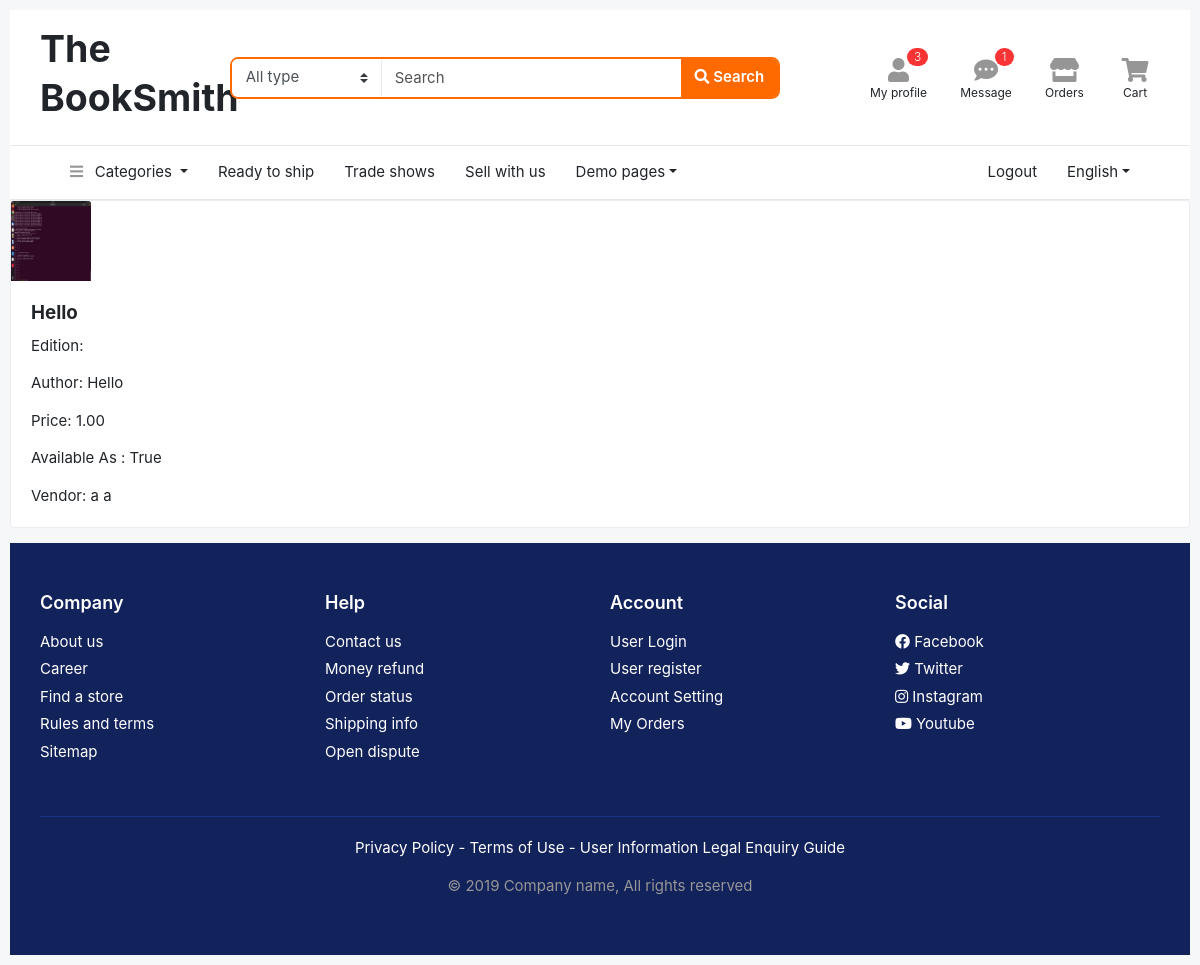
/Store/book/1, run on the app's committed database.
### Store/models.py (models this page shows, shortened)
class Book(models.Model):
	old_new = (
		(1, 'Yes'),
		(0, 'No'),
	)
	book_id = models.AutoField(primary_key=True)
	book_name = models.CharField(max_length=50)
	book_author = models.CharField(max_length=50)
	book_edition = models.DecimalField(max_digits=6, decimal_places=1)
	book_price = models.DecimalField(max_digits=6, decimal_places=2)
	book_quantity = models.IntegerField()
	date = models.DateTimeField(auto_now=True)
	is_new = models.BooleanField(choices=old_new)
	image_file = models.ImageField(upload_to=UPLOAD_TO)
	category = models.ForeignKey(Category, on_delete=models.CASCADE)
	vendor = models.ForeignKey(Vendor, on_delete=models.CASCADE)

class Vendor(models.Model):
	vendor_id = models.AutoField(primary_key=True)
	vendor_details = models.ForeignKey(User, on_delete=models.CASCADE)

class User(AbstractUser):
	vendor_choice = (
		(1 , 'Yes'),
		(0 , 'No'),
	)
	user_id = models.AutoField(primary_key=True)
	contact_number = models.IntegerField(validators=[validate_contact_number])
	address = models.TextField()
	is_vendor = models.BooleanField(choices=vendor_choice)
	REQUIRED_FIELDS = ['contact_number', 'address', 'is_vendor']

### Store/views.py (the view)
# urls.py: path('book/<int:book_id>', views.book_details, name='book-details'),
def book_details(request, book_id):
	book_id = int(book_id)
	book = Book.objects.filter(pk=book_id).first()
	if not book is None:
		context = {
			"book" : book,
		}
		return render(request, 'Store/book_details.html', context)
	else:
		raise Http404(request, 'Book Not Found')

### Store/templates/Store/book_details.html (shortened to what this page needs)
{% extends 'Store/layout.html' %}
{% block body %}
<header class="section-header">
  <section class="header-main border-bottom">
    <div class="container">
      <div class="row align-items-center">
        <div class="col-xl-2 col-lg-3 col-md-12">
          <a href="#" class="brand-wrap">
            <h1>The BookSmith</h1>
          </a>
        </div>
        <div class="col-xl-6 col-lg-5 col-md-6">
          <form action="#" class="search-header">
            <div class="input-group w-100">
              <select class="custom-select border-right"  name="category_name">
                  <option value="">All type</option><option value="codex">Special</option>
              </select>
                <input type="text" class="form-control" placeholder="Search">
                <div class="input-group-append">
                  <button class="btn btn-primary" type="submit">
                    <i class="fa fa-search"></i> Search
                  </button>
                </div>
              </div>
          </form>
        </div>
        <div class="col-xl-4 col-lg-4 col-md-6">
          <div class="widgets-wrap float-md-right">
            <div class="widget-header mr-3">
              <a href="#" class="widget-view">
                <div class="icon-area">
                  <i class="fa fa-user"></i>
                  <span class="notify">3</span>
                </div>
                <small class="text"> My profile </small>
              </a>
            </div>
            <div class="widget-header mr-3">
              <a href="#" class="widget-view">
                <div class="icon-area">
                  <i class="fa fa-comment-dots"></i>
                  <span class="notify">1</span>
                </div>
                <small class="text"> Message </small>
              </a>
            </div>
            <div class="widget-header mr-3">
              <a href="#" class="widget-view">
                <div class="icon-area">
                  <i class="fa fa-store"></i>
                </div>
                <small class="text"> Orders </small>
              </a>
            </div>
            <div class="widget-header">
              <a href="#" class="widget-view">
                <div class="icon-area">
                  <i class="fa fa-shopping-cart"></i>
                </div>
                <small class="text"> Cart </small>
              </a>
            </div>
          </div>
        </div>
      </div>
    </div>
  </section>
  <nav class="navbar navbar-main navbar-expand-lg border-bottom">
    <div class="container">
      <div class="collapse navbar-collapse" id="main_nav">
        <ul class="navbar-nav">
          <li class="nav-item dropdown">
            <a class="nav-link dropdown-toggle" data-toggle="dropdown" href="#"> <i class="fa fa-bars text-muted mr-2"></i> Categories </a>
          </li>
          <li class="nav-item">
             <a class="nav-link" href="#">Ready to ship</a>
          </li>
          <li class="nav-item">
            <a class="nav-link" href="#">Trade shows</a>
          </li>
          <li class="nav-item">
            <a class="nav-link" href="{% url 'login' %}">Sell with us</a>
          </li>
          <li class="nav-item dropdown">
            <a class="nav-link dropdown-toggle" data-toggle="dropdown" href="#">Demo pages</a>
          </li>
        </ul>
        <ul class="navbar-nav ml-md-auto">
            <li class="nav-item">
              <a class="nav-link" href="{% url 'logout' %}">Logout</a>
            </li>
          <li class="nav-item dropdown">
            <a class="nav-link dropdown-toggle" href="http://example.com" data-toggle="dropdown">English</a>
          </li>
       </ul>
      </div>
    </div>
  </nav>
  </header>
<div class="card mb-3">
  <img class="card-img-top img-sm" src="{{ book.image_file.url }}" alt="Card image cap">
  <div class="card-body">
    <h5 class="card-title">{{ book.book_name }}</h5>
	<p class="card-text">Edition: {{ book.edition }}</p>
    <p class="card-text">Author: {{ book.book_author }}</p>
    <p class="card-text">Price: {{ book.book_price }}</p>
    <p class="card-text">Available As : {{ book.is_new }}</p>
    <p class="card-text">Vendor: {{ book.vendor.vendor_details.first_name }} {{ book.vendor.vendor_details.last_name }}</p>
  </div>
</div>
<footer class="section-footer bg-secondary">
	<div class="container">
		<section class="footer-top padding-y-lg text-white">
			<div class="row">
				<aside class="col-md col-6">
					<h6 class="title">Company</h6>
					<ul class="list-unstyled">
						<li> <a href="#">About us</a></li>
						<li> <a href="#">Career</a></li>
						<li> <a href="#">Find a store</a></li>
						<li> <a href="#">Rules and terms</a></li>
						<li> <a href="#">Sitemap</a></li>
					</ul>
				</aside>
				<aside class="col-md col-6">
					<h6 class="title">Help</h6>
					<ul class="list-unstyled">
						<li> <a href="#">Contact us</a></li>
						<li> <a href="#">Money refund</a></li>
						<li> <a href="#">Order status</a></li>
						<li> <a href="#">Shipping info</a></li>
						<li> <a href="#">Open dispute</a></li>
					</ul>
				</aside>
				<aside class="col-md col-6">
					<h6 class="title">Account</h6>
					<ul class="list-unstyled">
						<li> <a href="#"> User Login </a></li>
						<li> <a href="#"> User register </a></li>
						<li> <a href="#"> Account Setting </a></li>
						<li> <a href="#"> My Orders </a></li>
					</ul>
				</aside>
				<aside class="col-md">
					<h6 class="title">Social</h6>
					<ul class="list-unstyled">
						<li><a href="#"> <i class="fab fa-facebook"></i> Facebook </a></li>
						<li><a href="#"> <i class="fab fa-twitter"></i> Twitter </a></li>
						<li><a href="#"> <i class="fab fa-instagram"></i> Instagram </a></li>
						<li><a href="#"> <i class="fab fa-youtube"></i> Youtube </a></li>
					</ul>
				</aside>
			</div>
		</section>
		<section class="footer-bottom text-center">
				<p class="text-white">Privacy Policy - Terms of Use - User Information Legal Enquiry Guide</p>
				<p class="text-muted"> &copy 2019 Company name, All rights reserved </p>
				<br>
		</section>
	</div>
</footer>
{% endblock %}

### Store/static/Store/styles.css (style rules this page uses)
body { padding: 10px; }

### Store/static/Store/css/ui.css (style rules this page uses)
html { font-family: 'Inter', sans-serif; font-size: 15px; }
.img-xs, .img-sm, .img-md, .img-lg { -o-object-fit: cover; object-fit: cover; -ms-flex-negative: 0; flex-shrink: 0; -webkit-box-flex: 0; -ms-flex-positive: 0; flex-grow: 0; }
.img-sm { width: 80px; height: 80px; }
.padding-y-lg { padding-top: 48px; padding-bottom: 48px; }
p:last-child { margin-bottom: 0; }
.section-header { background-color: #fff; }
.header-main { position: relative; padding-top: 1rem; padding-bottom: 1rem; }
.navbar-main { background-color: #fff; }
.search-header { border: 2px solid #ff6a00; border-radius: 0.55rem; }
.search-header .form-control, .search-header .custom-select { border-color: transparent; }
.search-header select { -ms-flex-preferred-size: 150px !important; flex-basis: 150px !important; -webkit-box-flex: 0 !important; -ms-flex-positive: 0 !important; flex-grow: 0 !important; }
.widget-header { display: inline-block; vertical-align: middle; position: relative; }
.widget-header .widget-view { padding: 5px 7px; display: inline-block; position: relative; text-align: center; }
.widget-header .icon-area { font-size: 24px; display: inline-block; width: 36px; height: 30px; color: #969696; }
.widget-header .icon-area .notify { position: absolute; top: 0px; right: 8%; }
.widget-header .text { max-width: 80px; overflow: hidden; text-overflow: ellipsis; white-space: nowrap; display: block; line-height: 1.2; }
.widget-header a { color: #212529; }
.section-footer ul li { margin-bottom: 5px; }
.section-footer ul a { color: inherit; }
.section-footer .title { font-weight: 600; margin-bottom: 16px; font-size: 18px; }
.footer-bottom { padding-top: 20px; padding-bottom: 20px; border-top: 1px solid #1a3286; }
[class*="list-"] li:after { visibility: hidden; display: block; content: ""; overflow: hidden; height: 0; clear: both; }
.notify { position: absolute; top: -4px; right: -10px; display: inline-block; padding: .25em .6em; font-size: 12px; line-height: 1; text-align: center; font-weight: 300; border-radius: 3rem; color: #fff; background-color: #fa3434; }
body { background-color: #f6f7f9; }

### Store/static/Store/css/responsive.css (style rules this page uses)
@media (min-width: 1040px) { .container { padding-left: 30px !important; padding-right: 30px !important; } }

### data on the page
Book: image_file (picture), book_name "Hello", book_author "Hello", book_price "1.00", is_new "True", vendor.vendor_details.first_name "a", vendor.vendor_details.last_name "a"
